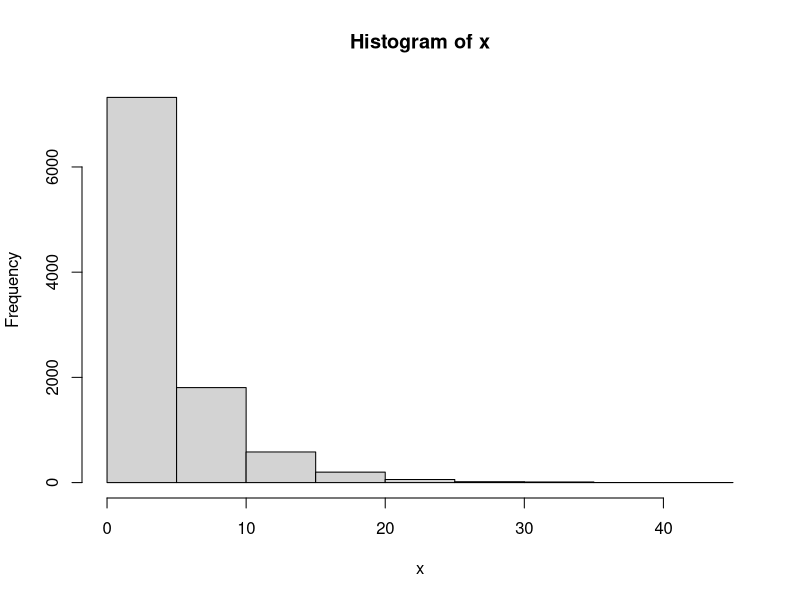
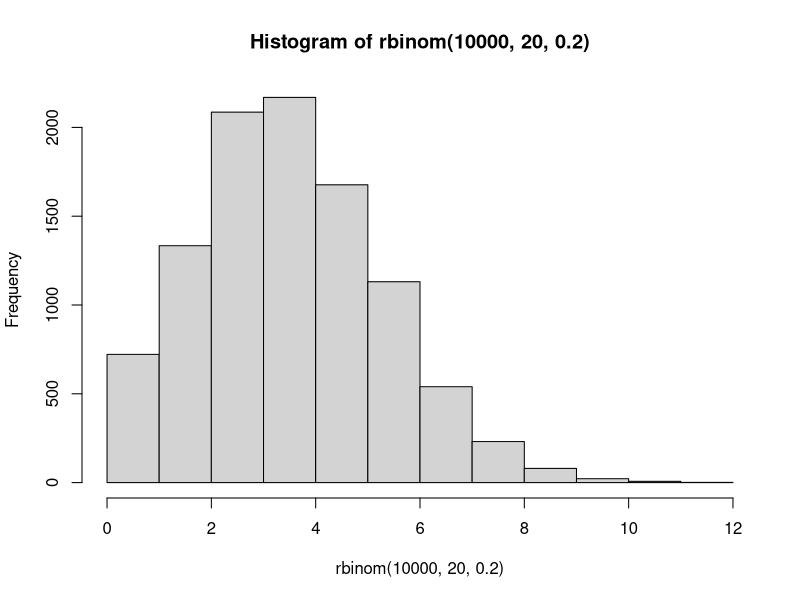
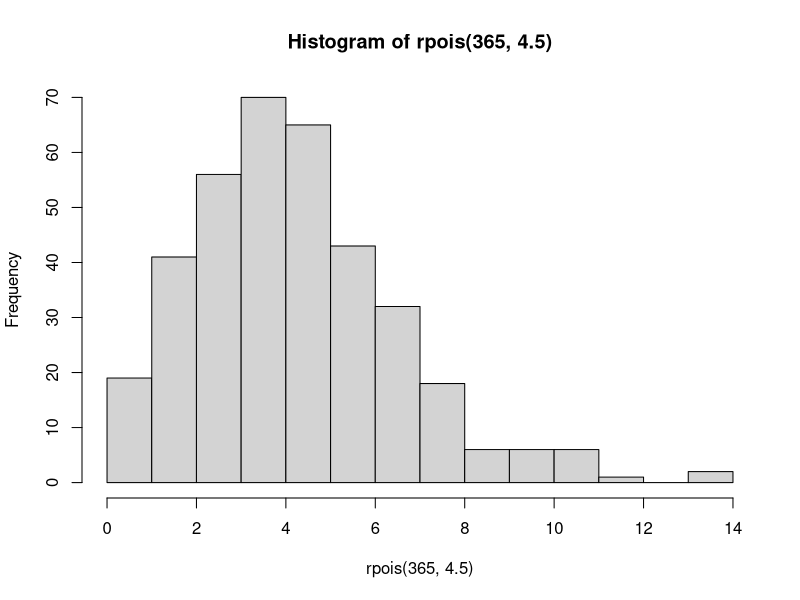
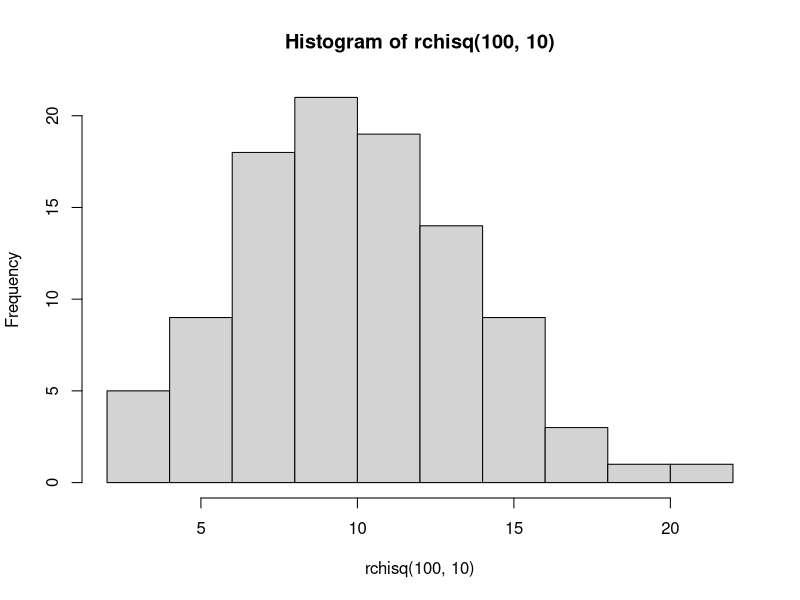
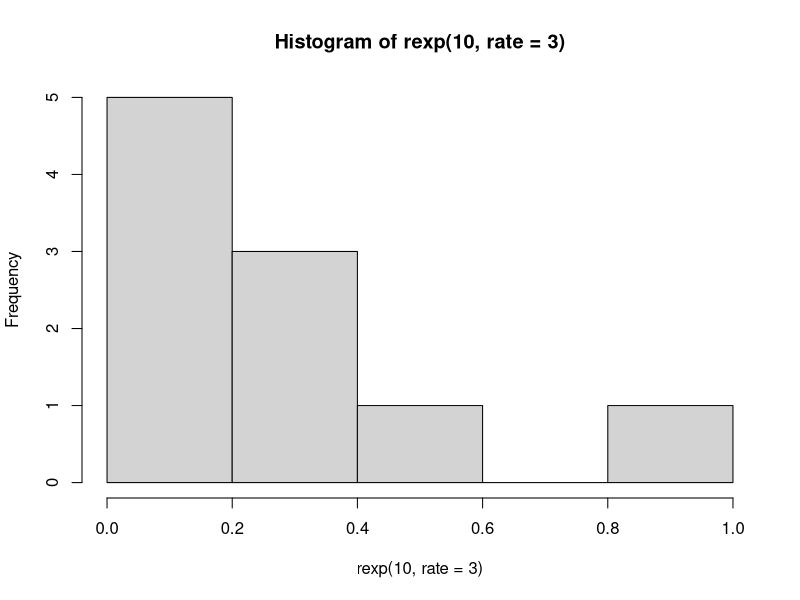
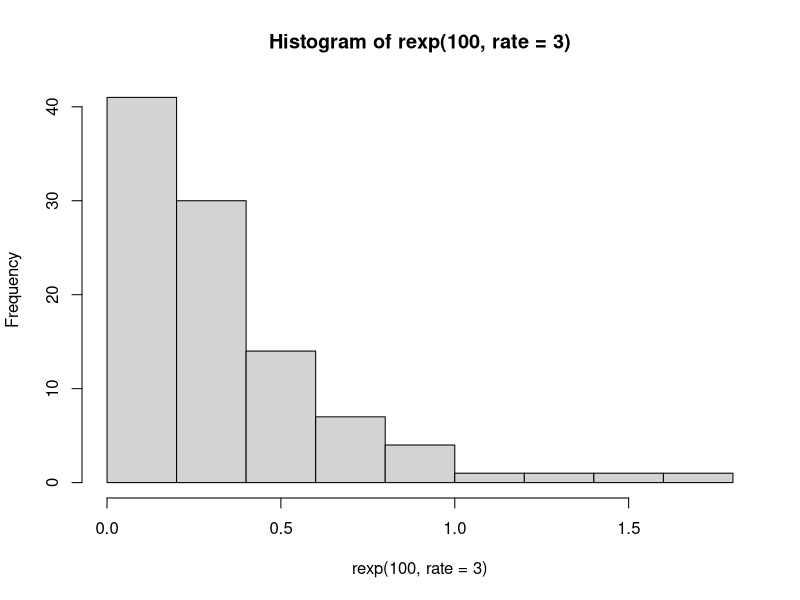
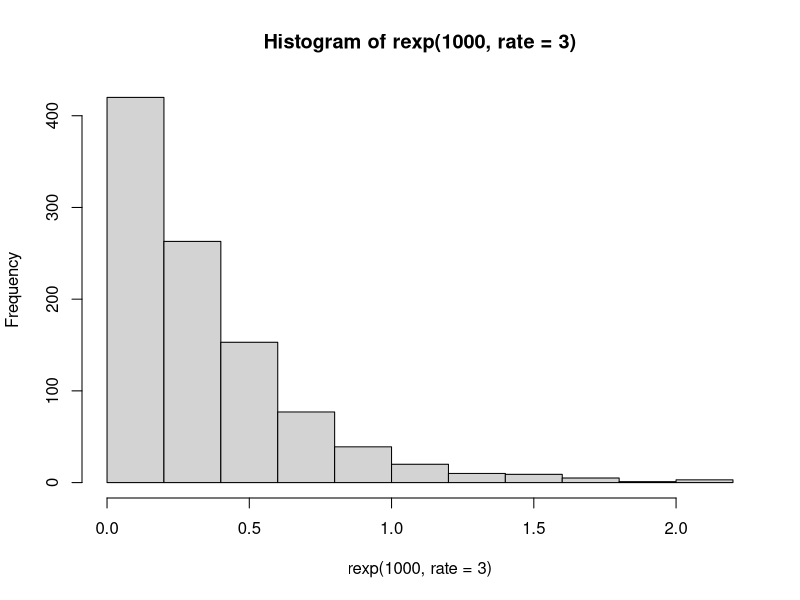
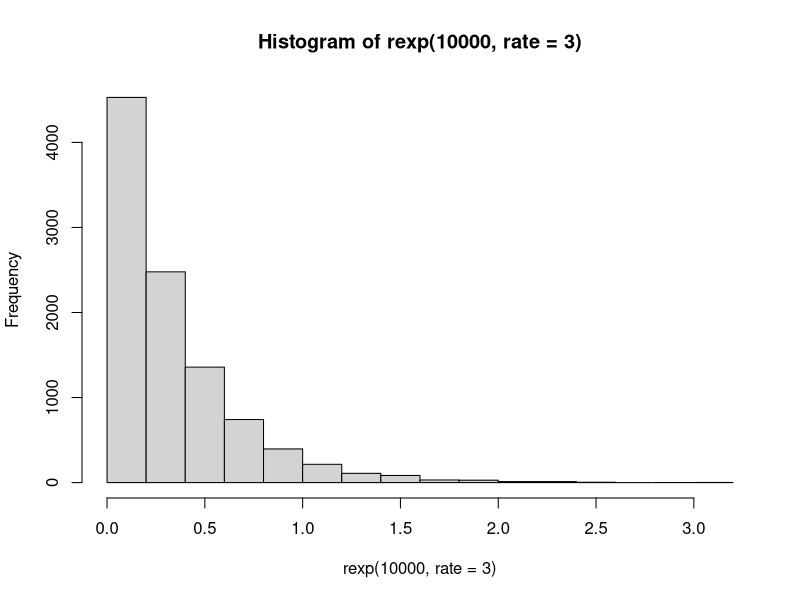

R code for these plots, in order:
#no. 1
#a
dgeom(3, 0.20, log = FALSE)
#b
mean(rgeom(10000,0.2)==3)
#c Hasil dari rata-rata distribusi geometrik yang diaambil secara random nilai nya mendekati
#   0.1024, yaitu nilai yang diharapkan dari perhitungan probabilitas murni
#d
x=rgeom(10000,0.2)
hist(x)
?Geometric
#e
mean(rgeom(10000,0.2))
var(rgeom(10000,0.3))


#no. 2
#a
?Binomial
dbinom(4,20,0.2,log = FALSE)
#b
set.seed(10)
hist(rbinom(10000,20,0.2))

#c
x_dbinom <- seq(1,20,by=1)
y_dbinom = dbinom(x_dbinom,20,0.2)
mean(y_dbinom)

#no. 3
#a
?Poisson
dpois(6,4.5, log=FALSE)
#b
set.seed(10)
mean(rpois(365,4.5)==6)
hist(rpois(365,4.5))

#c
#nilai dari rpois adalah sebuah aproksimasi yang didapat dari

#d
set.seed(10)
var(rpois(265,4.5))
mean(rpois(365,4.5))

#no. 4
#a
dchisq(2,10,ncp = 0,log=FALSE)
#b
set.seed(1)
hist(rchisq(100,10))
#c
mean(rchisq(100000,10))
var(rchisq(100000,10))



#no. 5
?Exponential
#a

#b
set.seed(1)
hist(rexp(10,rate=3))

set.seed(1)
hist(rexp(100,rate=3))

set.seed(1)
hist(rexp(1000,rate=3))

set.seed(1)
hist(rexp(10000,rate=3))

#c
set.seed(1)
mean(rexp(100,rate = 3))
var(rexp(100,rate = 3))

#no. 6
?Normal
#a
set.seed(1)
plot(rnorm(100, mean=50,sd=8))
#b
set.seed(1)
hist(rnorm(100,mean=50, sd=8),breaks = 50)

#c
set.seed(1)
var(rnorm(100,mean = 50,sd=8))
